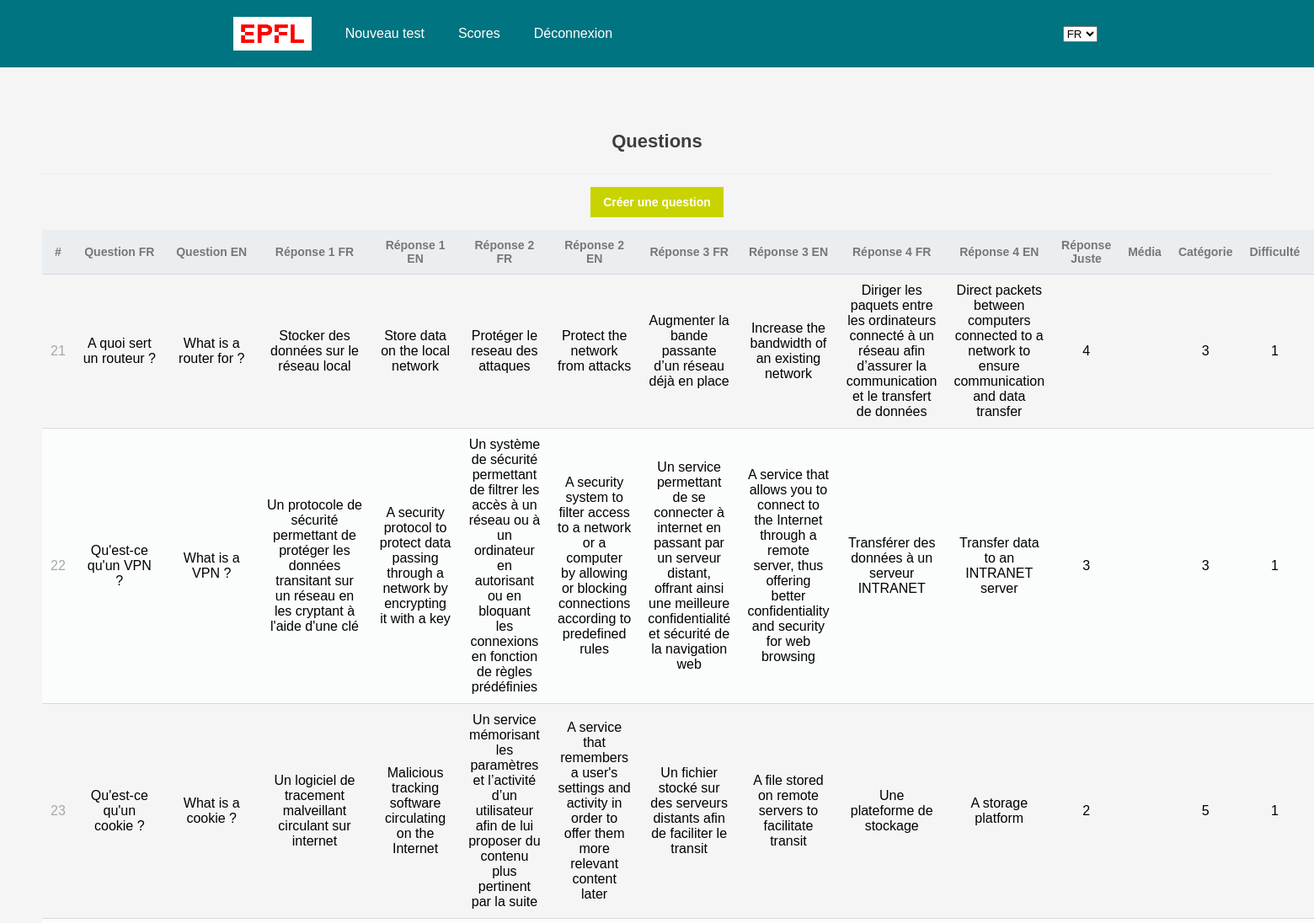
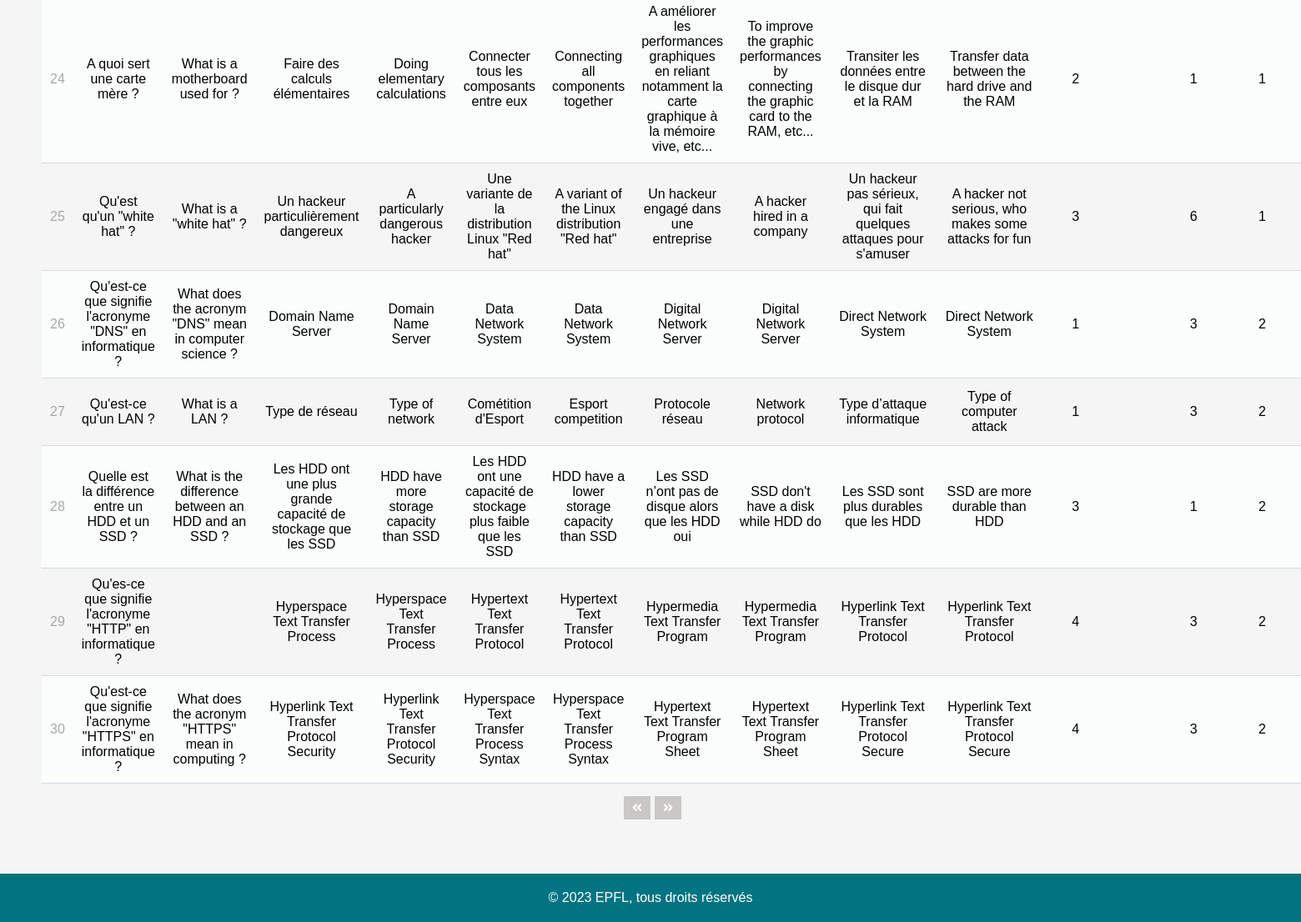
Page /php/read.php?page=3 on the committed database (2 pictures, top to bottom).
### tables this page shows
CREATE TABLE `question` (
  `id_question` int NOT NULL,
  `question_fr` varchar(255) NOT NULL,
  `question_en` varchar(255) NOT NULL,
  `rep_1_fr` varchar(255) NOT NULL,
  `rep_1_en` varchar(255) NOT NULL,
  `rep_2_fr` varchar(255) NOT NULL,
  `rep_2_en` varchar(255) NOT NULL,
  `rep_3_fr` varchar(255) NOT NULL,
  `rep_3_en` varchar(255) NOT NULL,
  `rep_4_fr` varchar(255) NOT NULL,
  `rep_4_en` varchar(255) NOT NULL,
  `rep_true` int NOT NULL,
  `media` varchar(512) DEFAULT NULL,
  `fk_category` int NOT NULL,
  `fk_difficulty` int NOT NULL
);

### www/php/read.php (the view, shortened to what this page needs)
<?php
include 'functions_admin.php';
$page = isset($_GET['page']) && is_numeric($_GET['page']) ? (int)$_GET['page'] : 1;
$records_per_page = 10;
$stmt = $pdo->prepare('SELECT * FROM question ORDER BY id_question LIMIT :current_page, :record_per_page');
$stmt->bindValue(':current_page', ($page-1)*$records_per_page, PDO::PARAM_INT);
$stmt->bindValue(':record_per_page', $records_per_page, PDO::PARAM_INT);
$stmt->execute();
$questions = $stmt->fetchAll(PDO::FETCH_ASSOC);
$num_question = $pdo->query('SELECT COUNT(*) FROM question')->fetchColumn();
?>
<?=template_header('Affichage - Questions')?>
<div class="content read">
	<h2>Questions</h2>
	<a href="create.php" class="create-question">Créer une question</a>
	<table>
        <thead>
            <tr>
                <td>#</td>
                <td>Question FR</td>
                <td>Question EN</td>
                <td>Réponse 1 FR</td>
                <td>Réponse 1 EN</td>
                <td>Réponse 2 FR</td>
                <td>Réponse 2 EN</td>
                <td>Réponse 3 FR</td>
                <td>Réponse 3 EN</td>
                <td>Réponse 4 FR</td>
                <td>Réponse 4 EN</td>
                <td>Réponse Juste</td>
                <td>Média</td>
                <td>Catégorie</td>
                <td>Difficulté</td>
                <td></td>
            </tr>
        </thead>
        <tbody>
            <?php foreach ($questions as $question): ?>
            <tr>
                <td><?=$question['id_question']?></td>
                <td><?=$question['question_fr']?></td>
                <td><?=$question['question_en']?></td>
                <td><?=$question['rep_1_fr']?></td>
                <td><?=$question['rep_1_en']?></td>
                <td><?=$question['rep_2_fr']?></td>
                <td><?=$question['rep_2_en']?></td>
                <td><?=$question['rep_3_fr']?></td>
                <td><?=$question['rep_3_en']?></td>
                <td><?=$question['rep_4_fr']?></td>
                <td><?=$question['rep_4_en']?></td>
                <td><?=$question['rep_true']?></td>
                <td><?=$question['media']?></td>
                <td><?=$question['fk_category']?></td>
                <td><?=$question['fk_difficulty']?></td>
                <td class="actions">
                </td>
            </tr>
            <?php endforeach; ?>
        </tbody>
    </table>
	<div class="pagination">
		<?php if ($page > 1): ?>
		<a href="read.php?page=<?=$page-1?>"><i class="fas fa-angle-double-left fa-sm"></i></a>
		<?php endif; ?>
		<?php if ($page*$records_per_page < $num_question): ?>
		<a href="read.php?page=<?=$page+1?>"><i class="fas fa-angle-double-right fa-sm"></i></a>
		<?php endif; ?>
	</div>
</div>
<?=template_footer()?>

### www/css/style.css (style rules this page uses)
body { margin: 0; padding: 0; font-family: Arial, sans-serif; background-color: #f5f5f5; }
.content { padding: 50px; margin: 0 auto; text-align: center; }
.content h2 { margin: 0; padding: 25px 0; font-size: 22px; border-bottom: 1px solid #ebebeb; color: #413D3A; }
.read .create-question { display: inline-block; text-decoration: none; background-color: #C8D300; font-weight: bold; font-size: 14px; color: #FFFFFF; padding: 10px 15px; margin: 15px 0; }
.read .pagination { display: flex; justify-content: center; }
.read .pagination a { display: inline-block; text-decoration: none; background-color: #CAC7C7; font-weight: bold; color: #FFFFFF; padding: 5px 10px; margin: 15px 0 15px 5px; }
.read table { width: 100%; padding-top: 30px; border-collapse: collapse; }
.read table thead { background-color: #ebeef1; border-bottom: 1px solid #d3dae0; }
.read table thead td { padding: 10px; font-weight: bold; color: #767779; font-size: 14px; }
.read table tbody tr { border-bottom: 1px solid #d3dae0; }
.read table tbody tr:nth-child(even) { background-color: #fbfcfc; }
.read table tbody tr td { padding: 10px; }
.read table tbody tr td:nth-child(1) { color: #a5a7a9; }
.read table tbody tr td.actions { padding: 8px; text-align: right; }

### rows in the picture
question: id_question "21", question_fr "A quoi sert un routeur ?", question_en "What is a router for ?", rep_1_fr "Stocker des données sur le réseau local", rep_1_en "Store data on the local network", rep_2_fr "Protéger le reseau des attaques", rep_2_en "Protect the network from attacks", rep_3_fr "Augmenter la bande passante d’un réseau déjà en place", rep_3_en "Increase the bandwidth of an existing network", rep_4_fr "Diriger les paquets entre les ordinateurs connecté à un réseau afin d’assurer la communication et le transfert de données", rep_4_en "Direct packets between computers connected to a network to ensure communication and data transfer", rep_true "4", fk_category "3", fk_difficulty "1"
question: id_question "22", question_fr "Qu'est-ce qu'un VPN ?", question_en "What is a VPN ?", rep_1_fr "Un protocole de sécurité permettant de protéger les données transitant sur un réseau en les cryptant à l'aide d'une clé", rep_1_en "A security protocol to protect data passing through a network by encrypting it with a key", rep_2_fr "Un système de sécurité permettant de filtrer les accès à un réseau ou à un ordinateur en autorisant ou en bloquant les connexions en fonction de règles prédéfinies", rep_2_en "A security system to filter access to a network or a computer by allowing or blocking connections according to predefined rules", rep_3_fr "Un service permettant de se connecter à internet en passant par un serveur distant, offrant ainsi une meilleure confidentialité et sécurité de la navigation web", rep_3_en "A service that allows you to connect to the Internet through a remote server, thus offering better confidentiality and security for web browsing", rep_4_fr "Transférer des données à un serveur INTRANET", rep_4_en "Transfer data to an INTRANET server", rep_true "3", fk_category "3", fk_difficulty "1"
question: id_question "23", question_fr "Qu'est-ce qu'un cookie ?", question_en "What is a cookie ?", rep_1_fr "Un logiciel de tracement malveillant circulant sur internet", rep_1_en "Malicious tracking software circulating on the Internet", rep_2_fr "Un service mémorisant les paramètres et l’activité d’un utilisateur afin de lui proposer du contenu plus pertinent par la suite", rep_2_en "A service that remembers a user's settings and activity in order to offer them more relevant content later", rep_3_fr "Un fichier stocké sur des serveurs distants afin de faciliter le transit", rep_3_en "A file stored on remote servers to facilitate transit", rep_4_fr "Une plateforme de stockage", rep_4_en "A storage platform", rep_true "2", fk_category "5", fk_difficulty "1"
question: id_question "24", question_fr "A quoi sert une carte mère ?", question_en "What is a motherboard used for ?", rep_1_fr "Faire des calculs élémentaires", rep_1_en "Doing elementary calculations", rep_2_fr "Connecter tous les composants entre eux", rep_2_en "Connecting all components together", rep_3_fr "A améliorer les performances graphiques en reliant notamment la carte graphique à la mémoire vive, etc...", rep_3_en "To improve the graphic performances by connecting the graphic card to the RAM, etc...", rep_4_fr "Transiter les données entre le disque dur et la RAM", rep_4_en "Transfer data between the hard drive and the RAM", rep_true "2", fk_category "1", fk_difficulty "1"
question: id_question "25", question_fr "Qu'est qu'un \"white hat\" ?", question_en "What is a \"white hat\" ?", rep_1_fr "Un hackeur particulièrement dangereux", rep_1_en "A particularly dangerous hacker", rep_2_fr "Une variante de la distribution Linux \"Red hat\"", rep_2_en "A variant of the Linux distribution \"Red hat\"", rep_3_fr "Un hackeur engagé dans une entreprise", rep_3_en "A hacker hired in a company", rep_4_fr "Un hackeur pas sérieux, qui fait quelques attaques pour s'amuser", rep_4_en "A hacker not serious, who makes some attacks for fun", rep_true "3", fk_category "6", fk_difficulty "1"
question: id_question "26", question_fr "Qu'est-ce que signifie l'acronyme \"DNS\" en informatique ?", question_en "What does the acronym \"DNS\" mean in computer science ?", rep_1_fr "Domain Name Server", rep_1_en "Domain Name Server", rep_2_fr "Data Network System", rep_2_en "Data Network System", rep_3_fr "Digital Network Server", rep_3_en "Digital Network Server", rep_4_fr "Direct Network System", rep_4_en "Direct Network System", rep_true "1", fk_category "3", fk_difficulty "2"
question: id_question "27", question_fr "Qu'est-ce qu'un LAN ?", question_en "What is a LAN ?", rep_1_fr "Type de réseau", rep_1_en "Type of network", rep_2_fr "Cométition d'Esport", rep_2_en "Esport competition", rep_3_fr "Protocole réseau", rep_3_en "Network protocol", rep_4_fr "Type d’attaque informatique", rep_4_en "Type of computer attack", rep_true "1", fk_category "3", fk_difficulty "2"
question: id_question "28", question_fr "Quelle est la différence entre un HDD et un SSD ?", question_en "What is the difference between an HDD and an SSD ?", rep_1_fr "Les HDD ont une plus grande capacité de stockage que les SSD", rep_1_en "HDD have more storage capacity than SSD", rep_2_fr "Les HDD ont une capacité de stockage plus faible que les SSD", rep_2_en "HDD have a lower storage capacity than SSD", rep_3_fr "Les SSD n’ont pas de disque alors que les HDD oui", rep_3_en "SSD don't have a disk while HDD do", rep_4_fr "Les SSD sont plus durables que les HDD", rep_4_en "SSD are more durable than HDD", rep_true "3", fk_category "1", fk_difficulty "2"
question: id_question "29", question_fr "Qu'es-ce que signifie l'acronyme \"HTTP\" en informatique ?", rep_1_fr "Hyperspace Text Transfer Process", rep_1_en "Hyperspace Text Transfer Process", rep_2_fr "Hypertext Text Transfer Protocol", rep_2_en "Hypertext Text Transfer Protocol", rep_3_fr "Hypermedia Text Transfer Program", rep_3_en "Hypermedia Text Transfer Program", rep_4_fr "Hyperlink Text Transfer Protocol", rep_4_en "Hyperlink Text Transfer Protocol", rep_true "4", fk_category "3", fk_difficulty "2"
question: id_question "30", question_fr "Qu'est-ce que signifie l'acronyme \"HTTPS\" en informatique ?", question_en "What does the acronym \"HTTPS\" mean in computing ?", rep_1_fr "Hyperlink Text Transfer Protocol Security", rep_1_en "Hyperlink Text Transfer Protocol Security", rep_2_fr "Hyperspace Text Transfer Process Syntax", rep_2_en "Hyperspace Text Transfer Process Syntax", rep_3_fr "Hypertext Text Transfer Program Sheet", rep_3_en "Hypertext Text Transfer Program Sheet", rep_4_fr "Hyperlink Text Transfer Protocol Secure", rep_4_en "Hyperlink Text Transfer Protocol Secure", rep_true "4", fk_category "3", fk_difficulty "2"
